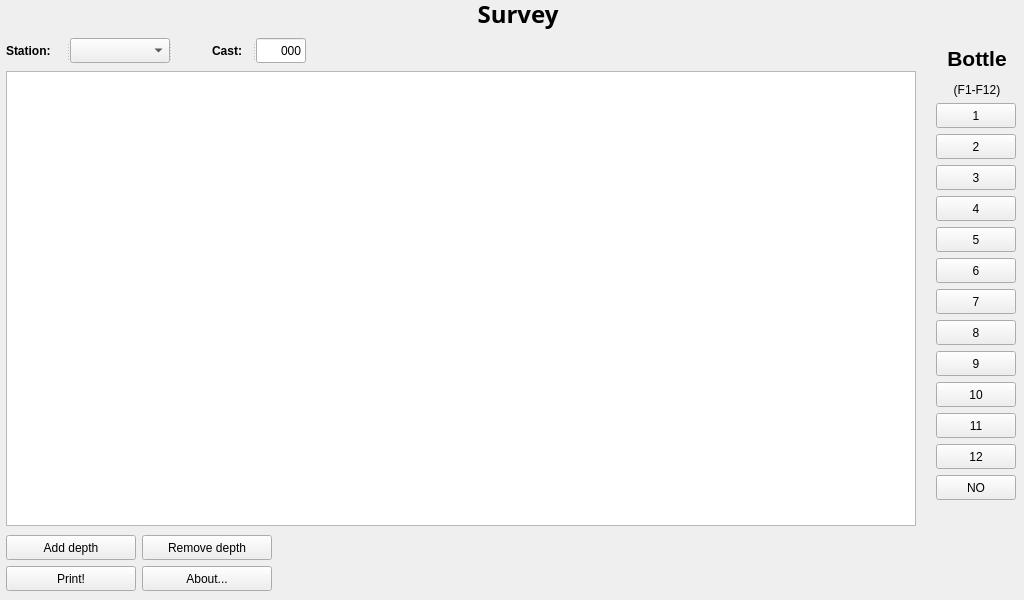
<?xml version="1.0" encoding="UTF-8"?>
<ui version="4.0">
 <class>OEtiqueter</class>
 <widget class="QWidget" name="OEtiqueter">
  <property name="geometry">
   <rect>
    <x>0</x>
    <y>0</y>
    <width>1024</width>
    <height>600</height>
   </rect>
  </property>
  <property name="sizePolicy">
   <sizepolicy hsizetype="Fixed" vsizetype="Fixed">
    <horstretch>0</horstretch>
    <verstretch>0</verstretch>
   </sizepolicy>
  </property>
  <property name="minimumSize">
   <size>
    <width>1024</width>
    <height>600</height>
   </size>
  </property>
  <property name="maximumSize">
   <size>
    <width>1042</width>
    <height>600</height>
   </size>
  </property>
  <property name="windowTitle">
   <string>O_Etiqueter: Hidrography sample labeller</string>
  </property>
  <property name="windowIcon">
   <iconset resource="../resources/resources.qrc">
    <normaloff>:/icons/logoieo.png</normaloff>:/icons/logoieo.png</iconset>
  </property>
  <widget class="QLabel" name="surveyLabel">
   <property name="geometry">
    <rect>
     <x>6</x>
     <y>6</y>
     <width>1024</width>
     <height>25</height>
    </rect>
   </property>
   <property name="sizePolicy">
    <sizepolicy hsizetype="Fixed" vsizetype="Fixed">
     <horstretch>0</horstretch>
     <verstretch>0</verstretch>
    </sizepolicy>
   </property>
   <property name="minimumSize">
    <size>
     <width>1024</width>
     <height>25</height>
    </size>
   </property>
   <property name="maximumSize">
    <size>
     <width>1024</width>
     <height>25</height>
    </size>
   </property>
   <property name="font">
    <font>
     <family>Droid Sans Fallback</family>
     <pointsize>18</pointsize>
     <weight>75</weight>
     <italic>false</italic>
     <bold>true</bold>
    </font>
   </property>
   <property name="styleSheet">
    <string notr="true"/>
   </property>
   <property name="text">
    <string>Survey</string>
   </property>
   <property name="textFormat">
    <enum>Qt::AutoText</enum>
   </property>
   <property name="alignment">
    <set>Qt::AlignBottom|Qt::AlignHCenter</set>
   </property>
  </widget>
  <widget class="QTableWidget" name="tableWidget">
   <property name="geometry">
    <rect>
     <x>6</x>
     <y>71</y>
     <width>910</width>
     <height>455</height>
    </rect>
   </property>
   <property name="sizePolicy">
    <sizepolicy hsizetype="Fixed" vsizetype="Fixed">
     <horstretch>0</horstretch>
     <verstretch>0</verstretch>
    </sizepolicy>
   </property>
   <property name="minimumSize">
    <size>
     <width>910</width>
     <height>455</height>
    </size>
   </property>
   <property name="maximumSize">
    <size>
     <width>910</width>
     <height>455</height>
    </size>
   </property>
   <property name="focusPolicy">
    <enum>Qt::StrongFocus</enum>
   </property>
   <property name="editTriggers">
    <set>QAbstractItemView::DoubleClicked</set>
   </property>
   <property name="dragDropOverwriteMode">
    <bool>false</bool>
   </property>
   <property name="alternatingRowColors">
    <bool>false</bool>
   </property>
  </widget>
  <widget class="QWidget" name="layoutWidget">
   <property name="geometry">
    <rect>
     <x>936</x>
     <y>37</y>
     <width>82</width>
     <height>465</height>
    </rect>
   </property>
   <layout class="QVBoxLayout" name="verticalLayout">
    <item>
     <widget class="QLabel" name="bottlesLabel">
      <property name="sizePolicy">
       <sizepolicy hsizetype="Preferred" vsizetype="Fixed">
        <horstretch>0</horstretch>
        <verstretch>0</verstretch>
       </sizepolicy>
      </property>
      <property name="minimumSize">
       <size>
        <width>80</width>
        <height>60</height>
       </size>
      </property>
      <property name="maximumSize">
       <size>
        <width>90</width>
        <height>60</height>
       </size>
      </property>
      <property name="text">
       <string>&lt;html&gt;&lt;head/&gt;&lt;body&gt;&lt;p align=&quot;center&quot;&gt;&lt;span style=&quot; font-size:16pt; font-weight:600;&quot;&gt;Bottle&lt;/span&gt;&lt;/p&gt;&lt;p align=&quot;center&quot;&gt;(F1-F12)&lt;/p&gt;&lt;/body&gt;&lt;/html&gt;</string>
      </property>
      <property name="scaledContents">
       <bool>false</bool>
      </property>
      <property name="alignment">
       <set>Qt::AlignBottom|Qt::AlignHCenter</set>
      </property>
     </widget>
    </item>
    <item>
     <widget class="QPushButton" name="bottle01">
      <property name="minimumSize">
       <size>
        <width>80</width>
        <height>25</height>
       </size>
      </property>
      <property name="maximumSize">
       <size>
        <width>80</width>
        <height>25</height>
       </size>
      </property>
      <property name="focusPolicy">
       <enum>Qt::NoFocus</enum>
      </property>
      <property name="contextMenuPolicy">
       <enum>Qt::NoContextMenu</enum>
      </property>
      <property name="text">
       <string>1</string>
      </property>
      <property name="shortcut">
       <string>F1</string>
      </property>
      <attribute name="buttonGroup">
       <string notr="true">buttonGroup</string>
      </attribute>
     </widget>
    </item>
    <item>
     <widget class="QPushButton" name="bottle02">
      <property name="minimumSize">
       <size>
        <width>80</width>
        <height>25</height>
       </size>
      </property>
      <property name="maximumSize">
       <size>
        <width>80</width>
        <height>25</height>
       </size>
      </property>
      <property name="focusPolicy">
       <enum>Qt::NoFocus</enum>
      </property>
      <property name="contextMenuPolicy">
       <enum>Qt::NoContextMenu</enum>
      </property>
      <property name="text">
       <string>2</string>
      </property>
      <property name="shortcut">
       <string>F2</string>
      </property>
      <attribute name="buttonGroup">
       <string notr="true">buttonGroup</string>
      </attribute>
     </widget>
    </item>
    <item>
     <widget class="QPushButton" name="bottle03">
      <property name="minimumSize">
       <size>
        <width>80</width>
        <height>25</height>
       </size>
      </property>
      <property name="maximumSize">
       <size>
        <width>80</width>
        <height>25</height>
       </size>
      </property>
      <property name="focusPolicy">
       <enum>Qt::NoFocus</enum>
      </property>
      <property name="contextMenuPolicy">
       <enum>Qt::NoContextMenu</enum>
      </property>
      <property name="text">
       <string>3</string>
      </property>
      <property name="shortcut">
       <string>F3</string>
      </property>
      <attribute name="buttonGroup">
       <string notr="true">buttonGroup</string>
      </attribute>
     </widget>
    </item>
    <item>
     <widget class="QPushButton" name="bottle04">
      <property name="minimumSize">
       <size>
        <width>80</width>
        <height>25</height>
       </size>
      </property>
      <property name="maximumSize">
       <size>
        <width>80</width>
        <height>25</height>
       </size>
      </property>
      <property name="focusPolicy">
       <enum>Qt::NoFocus</enum>
      </property>
      <property name="contextMenuPolicy">
       <enum>Qt::NoContextMenu</enum>
      </property>
      <property name="text">
       <string>4</string>
      </property>
      <property name="shortcut">
       <string>F4</string>
      </property>
      <attribute name="buttonGroup">
       <string notr="true">buttonGroup</string>
      </attribute>
     </widget>
    </item>
    <item>
     <widget class="QPushButton" name="bottle05">
      <property name="minimumSize">
       <size>
        <width>80</width>
        <height>25</height>
       </size>
      </property>
      <property name="maximumSize">
       <size>
        <width>80</width>
        <height>25</height>
       </size>
      </property>
      <property name="focusPolicy">
       <enum>Qt::NoFocus</enum>
      </property>
      <property name="contextMenuPolicy">
       <enum>Qt::NoContextMenu</enum>
      </property>
      <property name="text">
       <string>5</string>
      </property>
      <property name="shortcut">
       <string>F5</string>
      </property>
      <attribute name="buttonGroup">
       <string notr="true">buttonGroup</string>
      </attribute>
     </widget>
    </item>
    <item>
     <widget class="QPushButton" name="bottle06">
      <property name="minimumSize">
       <size>
        <width>80</width>
        <height>25</height>
       </size>
      </property>
      <property name="maximumSize">
       <size>
        <width>80</width>
        <height>25</height>
       </size>
      </property>
      <property name="focusPolicy">
       <enum>Qt::NoFocus</enum>
      </property>
      <property name="contextMenuPolicy">
       <enum>Qt::NoContextMenu</enum>
      </property>
      <property name="text">
       <string>6</string>
      </property>
      <property name="shortcut">
       <string>F6</string>
      </property>
      <attribute name="buttonGroup">
       <string notr="true">buttonGroup</string>
      </attribute>
     </widget>
    </item>
    <item>
     <widget class="QPushButton" name="bottle07">
      <property name="minimumSize">
       <size>
        <width>80</width>
        <height>25</height>
       </size>
      </property>
      <property name="maximumSize">
       <size>
        <width>80</width>
        <height>25</height>
       </size>
      </property>
      <property name="focusPolicy">
       <enum>Qt::NoFocus</enum>
      </property>
      <property name="contextMenuPolicy">
       <enum>Qt::NoContextMenu</enum>
      </property>
      <property name="text">
       <string>7</string>
      </property>
      <property name="shortcut">
       <string>F7</string>
      </property>
      <attribute name="buttonGroup">
       <string notr="true">buttonGroup</string>
      </attribute>
     </widget>
    </item>
    <item>
     <widget class="QPushButton" name="bottle08">
      <property name="minimumSize">
       <size>
        <width>80</width>
        <height>25</height>
       </size>
      </property>
      <property name="maximumSize">
       <size>
        <width>80</width>
        <height>25</height>
       </size>
      </property>
      <property name="focusPolicy">
       <enum>Qt::NoFocus</enum>
      </property>
      <property name="contextMenuPolicy">
       <enum>Qt::NoContextMenu</enum>
      </property>
      <property name="text">
       <string>8</string>
      </property>
      <property name="shortcut">
       <string>F8</string>
      </property>
      <attribute name="buttonGroup">
       <string notr="true">buttonGroup</string>
      </attribute>
     </widget>
    </item>
    <item>
     <widget class="QPushButton" name="bottle09">
      <property name="minimumSize">
       <size>
        <width>80</width>
        <height>25</height>
       </size>
      </property>
      <property name="maximumSize">
       <size>
        <width>80</width>
        <height>25</height>
       </size>
      </property>
      <property name="focusPolicy">
       <enum>Qt::NoFocus</enum>
      </property>
      <property name="contextMenuPolicy">
       <enum>Qt::NoContextMenu</enum>
      </property>
      <property name="text">
       <string>9</string>
      </property>
      <property name="shortcut">
       <string>F9</string>
      </property>
      <attribute name="buttonGroup">
       <string notr="true">buttonGroup</string>
      </attribute>
     </widget>
    </item>
    <item>
     <widget class="QPushButton" name="bottle10">
      <property name="minimumSize">
       <size>
        <width>80</width>
        <height>25</height>
       </size>
      </property>
      <property name="maximumSize">
       <size>
        <width>80</width>
        <height>25</height>
       </size>
      </property>
      <property name="focusPolicy">
       <enum>Qt::NoFocus</enum>
      </property>
      <property name="contextMenuPolicy">
       <enum>Qt::NoContextMenu</enum>
      </property>
      <property name="text">
       <string>10</string>
      </property>
      <property name="shortcut">
       <string>F10</string>
      </property>
      <attribute name="buttonGroup">
       <string notr="true">buttonGroup</string>
      </attribute>
     </widget>
    </item>
    <item>
     <widget class="QPushButton" name="bottle11">
      <property name="minimumSize">
       <size>
        <width>80</width>
        <height>25</height>
       </size>
      </property>
      <property name="maximumSize">
       <size>
        <width>80</width>
        <height>25</height>
       </size>
      </property>
      <property name="focusPolicy">
       <enum>Qt::NoFocus</enum>
      </property>
      <property name="contextMenuPolicy">
       <enum>Qt::NoContextMenu</enum>
      </property>
      <property name="text">
       <string>11</string>
      </property>
      <property name="shortcut">
       <string>F11</string>
      </property>
      <attribute name="buttonGroup">
       <string notr="true">buttonGroup</string>
      </attribute>
     </widget>
    </item>
    <item>
     <widget class="QPushButton" name="bottle12">
      <property name="minimumSize">
       <size>
        <width>80</width>
        <height>25</height>
       </size>
      </property>
      <property name="maximumSize">
       <size>
        <width>80</width>
        <height>25</height>
       </size>
      </property>
      <property name="focusPolicy">
       <enum>Qt::NoFocus</enum>
      </property>
      <property name="contextMenuPolicy">
       <enum>Qt::NoContextMenu</enum>
      </property>
      <property name="text">
       <string>12</string>
      </property>
      <property name="shortcut">
       <string>F12</string>
      </property>
      <attribute name="buttonGroup">
       <string notr="true">buttonGroup</string>
      </attribute>
     </widget>
    </item>
    <item>
     <widget class="QPushButton" name="noBottle">
      <property name="minimumSize">
       <size>
        <width>80</width>
        <height>25</height>
       </size>
      </property>
      <property name="maximumSize">
       <size>
        <width>80</width>
        <height>25</height>
       </size>
      </property>
      <property name="focusPolicy">
       <enum>Qt::NoFocus</enum>
      </property>
      <property name="contextMenuPolicy">
       <enum>Qt::NoContextMenu</enum>
      </property>
      <property name="text">
       <string>NO</string>
      </property>
      <property name="shortcut">
       <string>Del</string>
      </property>
      <attribute name="buttonGroup">
       <string notr="true">buttonGroup</string>
      </attribute>
     </widget>
    </item>
   </layout>
  </widget>
  <widget class="QSplitter" name="splitter">
   <property name="geometry">
    <rect>
     <x>6</x>
     <y>38</y>
     <width>300</width>
     <height>25</height>
    </rect>
   </property>
   <property name="minimumSize">
    <size>
     <width>300</width>
     <height>0</height>
    </size>
   </property>
   <property name="maximumSize">
    <size>
     <width>303</width>
     <height>25</height>
    </size>
   </property>
   <property name="orientation">
    <enum>Qt::Horizontal</enum>
   </property>
   <widget class="QLabel" name="stationLabel">
    <property name="sizePolicy">
     <sizepolicy hsizetype="Fixed" vsizetype="Fixed">
      <horstretch>0</horstretch>
      <verstretch>0</verstretch>
     </sizepolicy>
    </property>
    <property name="minimumSize">
     <size>
      <width>60</width>
      <height>25</height>
     </size>
    </property>
    <property name="maximumSize">
     <size>
      <width>60</width>
      <height>25</height>
     </size>
    </property>
    <property name="font">
     <font>
      <weight>75</weight>
      <bold>true</bold>
     </font>
    </property>
    <property name="text">
     <string>Station:</string>
    </property>
    <property name="buddy">
     <cstring>stationCombo</cstring>
    </property>
   </widget>
   <widget class="QComboBox" name="stationCombo">
    <property name="minimumSize">
     <size>
      <width>100</width>
      <height>25</height>
     </size>
    </property>
    <property name="maximumSize">
     <size>
      <width>100</width>
      <height>25</height>
     </size>
    </property>
    <property name="focusPolicy">
     <enum>Qt::NoFocus</enum>
    </property>
   </widget>
   <widget class="QLabel" name="castLabel">
    <property name="sizePolicy">
     <sizepolicy hsizetype="Fixed" vsizetype="Fixed">
      <horstretch>0</horstretch>
      <verstretch>0</verstretch>
     </sizepolicy>
    </property>
    <property name="minimumSize">
     <size>
      <width>80</width>
      <height>25</height>
     </size>
    </property>
    <property name="maximumSize">
     <size>
      <width>80</width>
      <height>25</height>
     </size>
    </property>
    <property name="font">
     <font>
      <weight>75</weight>
      <bold>true</bold>
     </font>
    </property>
    <property name="text">
     <string>Cast:   </string>
    </property>
    <property name="alignment">
     <set>Qt::AlignRight|Qt::AlignTrailing|Qt::AlignVCenter</set>
    </property>
    <property name="buddy">
     <cstring>castText</cstring>
    </property>
   </widget>
   <widget class="QLineEdit" name="castText">
    <property name="sizePolicy">
     <sizepolicy hsizetype="Fixed" vsizetype="Fixed">
      <horstretch>0</horstretch>
      <verstretch>0</verstretch>
     </sizepolicy>
    </property>
    <property name="minimumSize">
     <size>
      <width>50</width>
      <height>25</height>
     </size>
    </property>
    <property name="maximumSize">
     <size>
      <width>60</width>
      <height>25</height>
     </size>
    </property>
    <property name="focusPolicy">
     <enum>Qt::ClickFocus</enum>
    </property>
    <property name="inputMethodHints">
     <set>Qt::ImhDigitsOnly</set>
    </property>
    <property name="text">
     <string>000</string>
    </property>
    <property name="maxLength">
     <number>3</number>
    </property>
    <property name="alignment">
     <set>Qt::AlignRight|Qt::AlignTrailing|Qt::AlignVCenter</set>
    </property>
   </widget>
  </widget>
  <widget class="QWidget" name="layoutWidget">
   <property name="geometry">
    <rect>
     <x>6</x>
     <y>535</y>
     <width>268</width>
     <height>58</height>
    </rect>
   </property>
   <layout class="QGridLayout" name="gridLayout">
    <item row="0" column="0">
     <widget class="QPushButton" name="addDepthButton">
      <property name="minimumSize">
       <size>
        <width>130</width>
        <height>25</height>
       </size>
      </property>
      <property name="maximumSize">
       <size>
        <width>130</width>
        <height>25</height>
       </size>
      </property>
      <property name="focusPolicy">
       <enum>Qt::NoFocus</enum>
      </property>
      <property name="text">
       <string>Add depth</string>
      </property>
      <property name="icon">
       <iconset resource="../resources/resources.qrc">
        <normaloff>:/icons/plus.png</normaloff>:/icons/plus.png</iconset>
      </property>
     </widget>
    </item>
    <item row="0" column="1">
     <widget class="QPushButton" name="removeDepthButton">
      <property name="sizePolicy">
       <sizepolicy hsizetype="Minimum" vsizetype="Fixed">
        <horstretch>100</horstretch>
        <verstretch>0</verstretch>
       </sizepolicy>
      </property>
      <property name="minimumSize">
       <size>
        <width>130</width>
        <height>25</height>
       </size>
      </property>
      <property name="maximumSize">
       <size>
        <width>130</width>
        <height>25</height>
       </size>
      </property>
      <property name="focusPolicy">
       <enum>Qt::NoFocus</enum>
      </property>
      <property name="text">
       <string>Remove depth</string>
      </property>
      <property name="icon">
       <iconset resource="../resources/resources.qrc">
        <normaloff>:/icons/minus.png</normaloff>:/icons/minus.png</iconset>
      </property>
     </widget>
    </item>
    <item row="1" column="0">
     <widget class="QPushButton" name="printButton">
      <property name="sizePolicy">
       <sizepolicy hsizetype="Fixed" vsizetype="Fixed">
        <horstretch>0</horstretch>
        <verstretch>0</verstretch>
       </sizepolicy>
      </property>
      <property name="minimumSize">
       <size>
        <width>130</width>
        <height>25</height>
       </size>
      </property>
      <property name="maximumSize">
       <size>
        <width>130</width>
        <height>25</height>
       </size>
      </property>
      <property name="focusPolicy">
       <enum>Qt::NoFocus</enum>
      </property>
      <property name="text">
       <string>Print!</string>
      </property>
      <property name="icon">
       <iconset resource="../resources/resources.qrc">
        <normaloff>:/icons/printer.png</normaloff>:/icons/printer.png</iconset>
      </property>
     </widget>
    </item>
    <item row="1" column="1">
     <widget class="QPushButton" name="aboutButton">
      <property name="sizePolicy">
       <sizepolicy hsizetype="Fixed" vsizetype="Fixed">
        <horstretch>0</horstretch>
        <verstretch>0</verstretch>
       </sizepolicy>
      </property>
      <property name="minimumSize">
       <size>
        <width>130</width>
        <height>25</height>
       </size>
      </property>
      <property name="maximumSize">
       <size>
        <width>130</width>
        <height>25</height>
       </size>
      </property>
      <property name="focusPolicy">
       <enum>Qt::NoFocus</enum>
      </property>
      <property name="text">
       <string>About...</string>
      </property>
     </widget>
    </item>
   </layout>
  </widget>
 </widget>
 <tabstops>
  <tabstop>stationCombo</tabstop>
  <tabstop>castText</tabstop>
  <tabstop>bottle02</tabstop>
  <tabstop>bottle03</tabstop>
  <tabstop>bottle04</tabstop>
  <tabstop>bottle05</tabstop>
  <tabstop>bottle06</tabstop>
  <tabstop>bottle09</tabstop>
  <tabstop>bottle10</tabstop>
  <tabstop>printButton</tabstop>
  <tabstop>bottle11</tabstop>
  <tabstop>bottle08</tabstop>
  <tabstop>bottle07</tabstop>
  <tabstop>bottle12</tabstop>
  <tabstop>addDepthButton</tabstop>
  <tabstop>removeDepthButton</tabstop>
  <tabstop>tableWidget</tabstop>
  <tabstop>bottle01</tabstop>
 </tabstops>
 <resources>
  <include location="../resources/resources.qrc"/>
 </resources>
 <connections>
  <connection>
   <sender>castText</sender>
   <signal>editingFinished()</signal>
   <receiver>tableWidget</receiver>
   <slot>setFocus()</slot>
   <hints>
    <hint type="sourcelabel">
     <x>281</x>
     <y>54</y>
    </hint>
    <hint type="destinationlabel">
     <x>339</x>
     <y>91</y>
    </hint>
   </hints>
  </connection>
 </connections>
 <buttongroups>
  <buttongroup name="buttonGroup">
   <property name="exclusive">
    <bool>false</bool>
   </property>
  </buttongroup>
 </buttongroups>
</ui>
